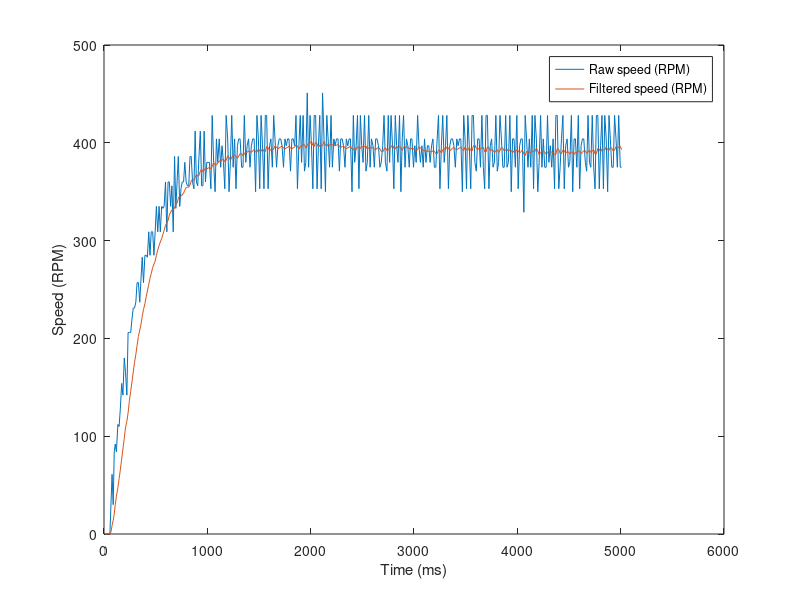

Here is the MATLAB script that generated this plot:
A=load('MotorRPM10_50.csv');

RPM=A(:,1);
Time=A(:,2);

plot(Time,RPM)
hold on


%Lowpass filter
v=RPM;
for i=2:length(RPM)
 v(i)=0.854*v(i-1)+0.0728*RPM(i)+0.0728*RPM(i-1);
end

plot(Time,v)
legend("Raw speed (RPM)", "Filtered speed (RPM)");
xlabel("Time (ms)");
ylabel("Speed (RPM)");
